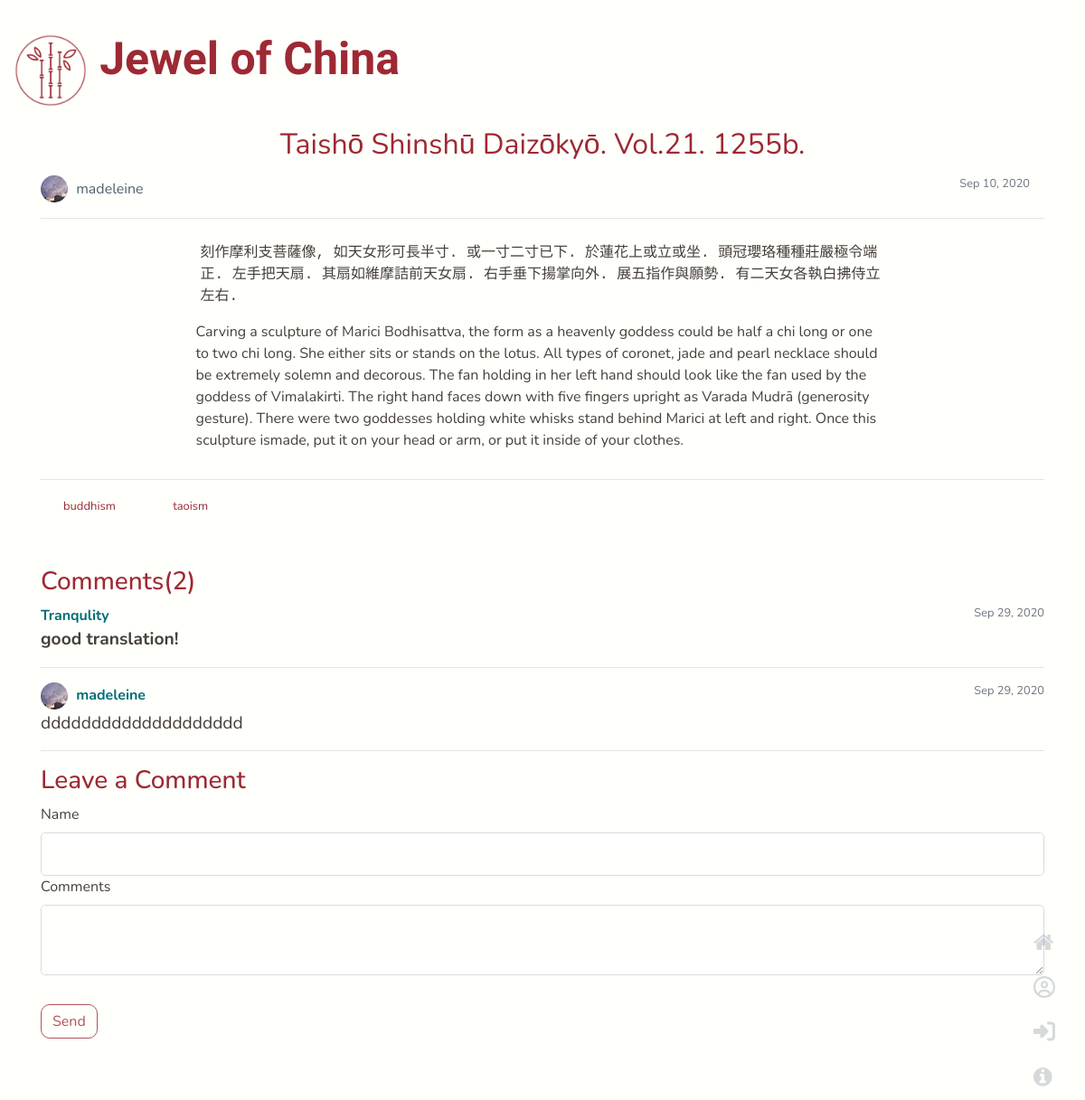
Screenshot of /post/2 with the database file from the repository.
### flaskwebsite/models.py (models this page shows, shortened)
class Post(db.Model):
    post_id = db.Column(db.Integer, primary_key=True)
    title = db.Column(db.String(100), nullable=False)
    date_posted = db.Column(db.DateTime, nullable=False, default=datetime.utcnow)
    chinese_content = db.Column(db.Text, nullable=False)
    content = db.Column(db.Text, nullable=False)
    user_id = db.Column(db.Integer, db.ForeignKey('user.id'), nullable=False)
    total_comments = db.Column(db.Integer, nullable=True)
    tags = db.relationship('Tag', secondary=tags, backref=db.backref('post_tags', lazy='dynamic'))
    comments = db.relationship('Comment', backref='comments', lazy=True)

class User(db.Model, UserMixin):
    id = db.Column(db.Integer, primary_key=True)
    username = db.Column(db.String(20), unique=True, nullable=False)
    email = db.Column(db.String(120), unique=True, nullable=False)
    image_file = db.Column(db.String(20), nullable=False, default='default.jpg')
    password = db.Column(db.String(60), nullable=False)
    posts = db.relationship('Post', backref='author', lazy=True)

class Tag(db.Model):
    tag_id = db.Column(db.Integer, primary_key=True)
    name = db.Column(db.String(20))

class Comment(db.Model):
    comment_id = db.Column(db.Integer, primary_key=True)
    name = db.Column(db.String(100),  nullable=False)
    date_commented = db.Column(db.DateTime, nullable=False, default=datetime.utcnow)
    comment = db.Column(db.String, nullable=False)
    post_id = db.Column(db.Integer, db.ForeignKey('post.post_id'), nullable=False)

### flaskwebsite/routes.py (the view, shortened to what this page needs)
@app.route('/post/<int:post_id>', methods=['GET', 'POST'])
def post(post_id):
    form = CommentForm()
    users = User.query.all()
    post = Post.query.get_or_404(post_id)
    comments = Comment.query.filter_by(post_id=post_id).order_by(Comment.date_commented.desc()).all()
    post.total_comments = len(comments)
    db.session.commit()
    return render_template('post.html', title=post.title, post=post, form=form, comments=comments, users=users)

### flaskwebsite/forms.py
class CommentForm(FlaskForm):
    name = StringField('Name', validators=[length(max=20)])
    comments = TextAreaField('Comments', validators=[length(min=2)])
    recap = RecaptchaField()
    submit2 = SubmitField('Send')

### flaskwebsite/templates/post.html (shortened to what this page needs)
{% extends "layout.html" %}
{% block content %}
    <div class="container">
    <article class="article mb-2">
        <div class="media-body">
            <div class="post-title article-center">{{ post.title }}</div>
            <div class="article-metadata">
                <img class="rounded-circle article-img" src="{{url_for('static', filename='profile_pics/' + post.author.image_file)}}">
                <a class="article-author" href="{{url_for('user_posts', username=post.author.username)}}">{{ post.author.username }}</a>
                <small class="text-muted time mr-3">
                {{ post.date_posted.strftime('%b %d, %Y')}}
                </small>
            <hr>
                <div class="chinese article-center">{{ post.chinese_content|safe }}</div>
                <div class="article-content article-center"><div>{{ post.content|safe}}</div></div>
            </div>
        </div>
        <hr>
            {% for tag in post.tags %}
                <a href="{{ url_for('search_tag', tag=tag.name)}}" class="col-sm-1 tag">
                {{ tag.name }}
                </a>
            {% endfor %}
    </article>
        <br>
    <br>
    {% if comments %}
        <h3 class="color1">Comments({{ comments | length }})</h3>
    {% endif %}
    {% for comment in comments %}
        {% for user in users %}
            {% if user.username == comment.name %}
                <a href="{{url_for('user_posts', username=user.username)}}">
                <img class="rounded-circle article-img" src="{{url_for('static', filename='profile_pics/' + user.image_file)}}">
                </a>
            {% endif %}
        {% endfor %}
            <div class="comment-name"> {{ comment.name }}</div>
        <small class="text-muted time">{{ comment.date_commented.strftime('%b %d, %Y') }}</small>
        <div class="comment">{{ comment.comment|safe }}</div>
    <hr>
    {% endfor %}
    <h3 class="color1">Leave a Comment</h3>
    <form method="post" action="" class="mb-5">
        {% if not current_user.is_active %}
            {{ form.name.label(class="form-control-label") }}
            {{ form.name(class="form-control form-control-lg") }}
        {% else %}
            <img class="rounded-circle article-img" src="{{url_for('static',
                         filename='profile_pics/' + current_user.image_file)}}">
            {{ current_user.username }}<br><br>
        {% endif %}
            {{ form.comments.label(class="form-control-label") }}
            {{ form.comments(class="form-control form-control-lg") }}
            <br>
            {{ form.submit2(class="btn btn-section mt-2") }}
    </form>
    </div>
{% endblock %}

### flaskwebsite/static/main.css (style rules this page uses)
:root { --bgcolor: #fffffc; --primary: #9d2933; --secendory: #50616d; --third: #463f3a; --english: "Nunito"; --title: "La Belle Aurore"; --sub-title: "Noto Sans"; }
body { background-color: var(--bgcolor); color: var(--third); background-image: url("https://www.transparenttextures.com/patterns/cream-dust.png"); font-family: var(--english), sans-serif; min-height: 100vh; padding-bottom: 20px; }
.color1 { color:var(--primary); }
.btn-section { color: var(--primary); border: 1px solid var(--primary); border-radius: 10px; opacity: 80%; }
.form-control { opacity: 80%; }
.chinese { font-family: KaiTi, monospace; padding: 5px; }
.article-center { margin: auto; width: 70%; padding: 10px; position: center; }
.article-author { color: var(--secendory); margin-right: 30px; padding-bottom: 50px; }
.article-metadata { padding-bottom: 10px; }
.post-title { color: var(--primary); font-size: xx-large; text-align: center; }
.article-content { padding: 5px; font-family: var(--english); }
.article-img { height: 30px; width: 30px; margin-right: 5px; margin-bottom: 1px; }
.tag { font-size: small; color: var(--primary); margin-right: 20px; margin-left: 10px; }
.time { float: right }
.comment-name { color: #006d77; font-weight: bold; display: inline-block; }
.comment { font-size: larger; }
img { width:100%; height:100%; }

### rows the page displays
Post: title "Taishō Shinshū Daizōkyō. Vol.21. 1255b.", date_posted "Sep 10, 2020", chinese_content "刻作摩利支菩薩像, 如天女形可長半寸. 或一寸二寸已下. 於蓮花上或立或坐. 頭冠瓔珞種種莊嚴極令端正. 左手把天扇. 其扇如維摩詰前天女扇. 右手垂下揚掌向外. 展五指作與願勢. 有二天女各執白拂侍立左右.", content "Carving a sculpture of Marici Bodhisattva, the form as a heavenly goddess could be half a chi long or one to two chi long. She either sits or stands on the lotus. All types of coronet, jade and pearl necklace should be extremely solemn and decorous. The fan holding in her left hand should look like the fan used by the goddess of Vimalakirti. The right hand faces down with five fingers upright as Varada Mudrā (generosity gesture). There were two goddesses holding white whisks stand behind Marici at left and right. Once this sculpture ismade, put it on your head or arm, or put it inside of your clothes."
User: image_file (picture), author.username "madeleine"
Tag: name "buddhism"
Tag: name "taoism"
Comment: name "Tranqulity", date_commented "Sep 29, 2020", comment "good translation!"
Comment: name "madeleine", date_commented "Sep 29, 2020", comment "dddddddddddddddddddd"

### other values shown
{{ comments | length }} "2"
